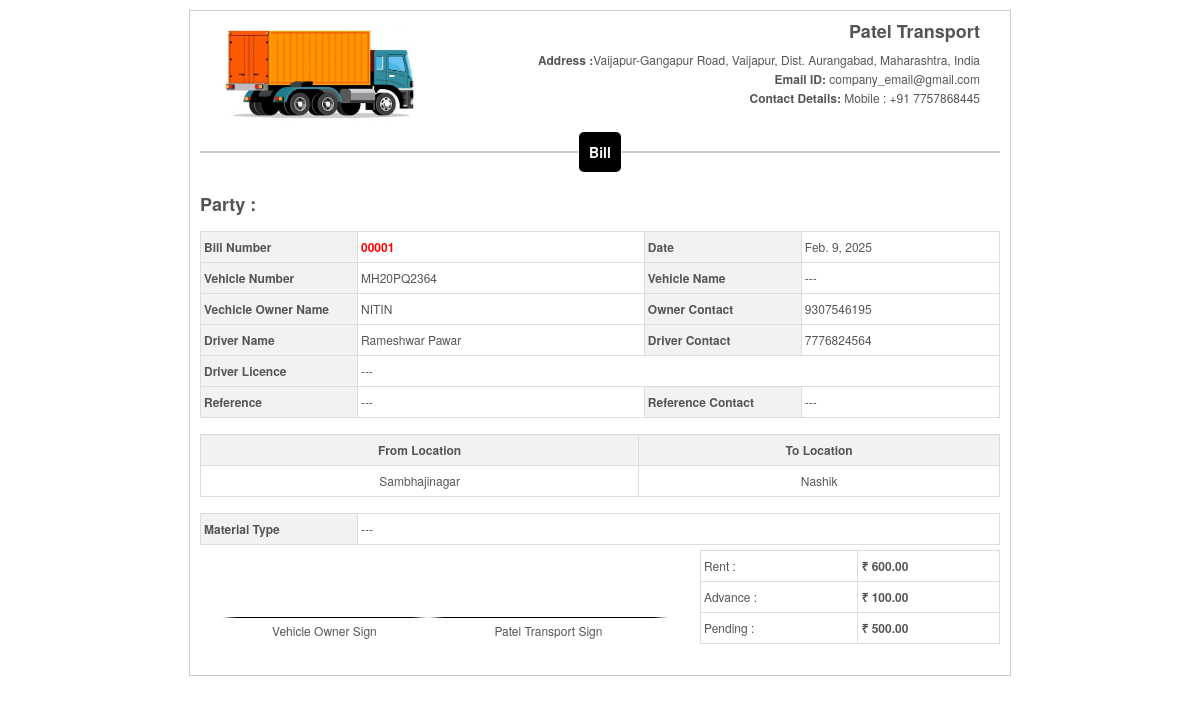
Before: /software/print_bill/1 with the older database file.
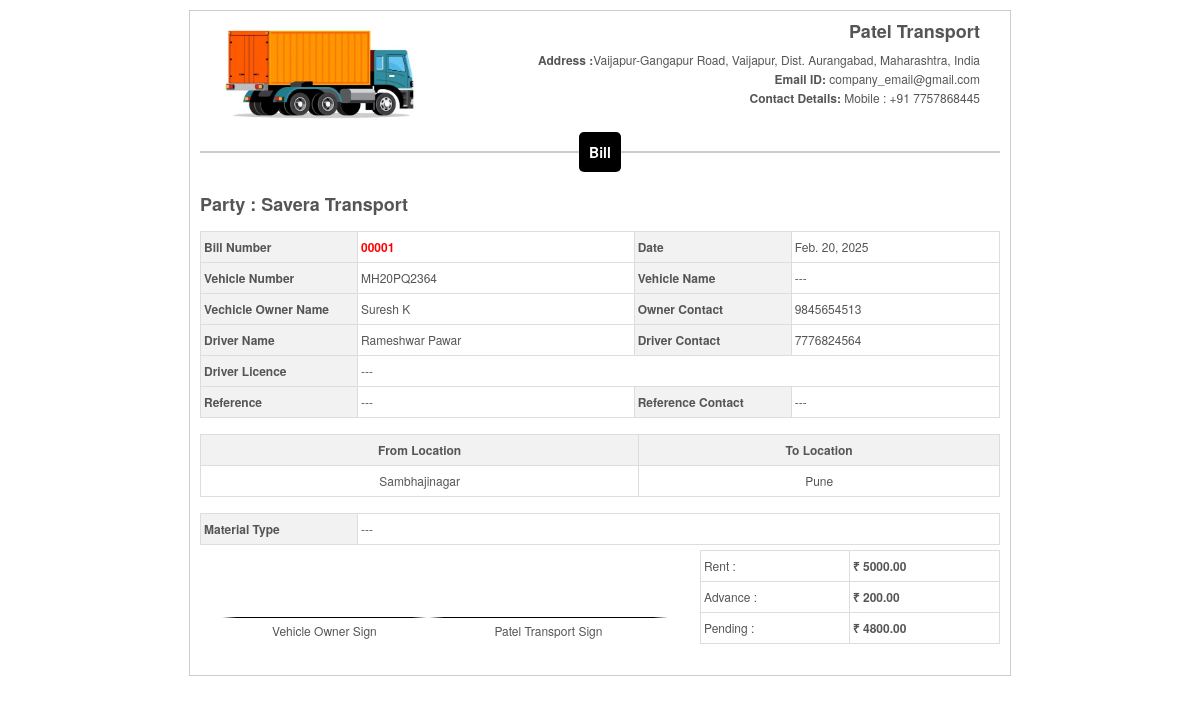
After: the same page with the newer database file.
### Developer/models.py (models this page shows, shortened)
class Bill(models.Model):
    business = models.ForeignKey(Business, on_delete=models.CASCADE, null=True, blank=True)
    bill_number = models.CharField(max_length=10, unique=True, editable=False, db_index=True)
    party = models.ForeignKey(
        'Party', on_delete=models.SET_NULL, related_name='bills', verbose_name="Party Name", null=True, blank=True
    )
    driver = models.ForeignKey(
        'Driver', on_delete=models.SET_NULL, null=True, blank=True, related_name='bills', verbose_name="Driver"
    )
    vehicle = models.ForeignKey(
        'Vehicle', on_delete=models.CASCADE,  related_name='bills', verbose_name="Vehicle"
    )
    reference = models.ForeignKey(
        'VehicleOwner', on_delete=models.SET_NULL, null=True, blank=True, related_name='referenced_bills', verbose_name="Referenced By"
    )
    from_location = models.CharField(max_length=255, verbose_name="From Location")
    to_location = models.CharField(max_length=255, verbose_name="To Location")
    material_type = models.CharField(max_length=255, null=True, blank=True, verbose_name="Type of Material")
    rent_amount = models.DecimalField(max_digits=10, decimal_places=0, verbose_name="Rent Amount")
    advance_amount = models.DecimalField(max_digits=10, decimal_places=0, verbose_name="Advance Amount")
    pending_amount = models.DecimalField(max_digits=10, decimal_places=0, default=0, verbose_name="Pending Amount")
    commission = models.DecimalField(max_digits=10, decimal_places=0, null=True, blank=True,default=0,  verbose_name="Commission")
    commission_charge = models.DecimalField(max_digits=10, decimal_places=0, null=True, blank=True,default=0,  verbose_name="Commission Amount")
    commission_received = models.DecimalField(max_digits=10, decimal_places=0, null=True, blank=True,default=0,  verbose_name="Commission Received")
    commission_pending = models.DecimalField(max_digits=10, decimal_places=0, null=True, blank=True,default=0,  verbose_name="Commission Pending")
    notes = models.TextField(null=True, blank=True, verbose_name="Additional Notes")
    bill_date = models.DateField(verbose_name="Bill Date")
    commission_received_date = models.DateField(null=True, blank=True, verbose_name="Commission Received Date")
    class Meta:
        ordering = ['-bill_date']

class Vehicle(models.Model):
    owner = models.ForeignKey(VehicleOwner, on_delete=models.CASCADE, null=True, blank=True)
    business = models.ForeignKey(Business, on_delete=models.CASCADE, null=True, blank=True)
    vehicle_number = models.CharField(max_length=20, unique=True)  # License plate number
    vehicle_name = models.CharField(max_length=100, null=True, blank=True)
    model_name = models.CharField(max_length=255, null=True, blank=True)
    notes = models.TextField(null=True, blank=True)
    document1 = models.FileField(upload_to='vehicle_documents/', null=True, blank=True)
    document2 = models.FileField(upload_to='vehicle_documents/', null=True, blank=True)
    created_at = models.DateTimeField(auto_now_add=True)
    updated_at = models.DateTimeField(auto_now=True)

class VehicleOwner(models.Model):
    business = models.ForeignKey(Business, on_delete=models.CASCADE,null=True, blank=True)
    owner_name = models.CharField(max_length=255)
    owner_mobile_number = models.CharField(max_length=15)
    owner_alternate_mobile_number = models.CharField(max_length=15, null=True, blank=True)
    pan_card = models.FileField(upload_to='vehicle_owner_documents/pan_cards/', null=True, blank=True)
    adhar_card = models.FileField(upload_to='vehicle_owner_documents/adhar_cards/', null=True, blank=True)
    document1 = models.FileField(upload_to='vehicle_owner_documents/other_documents/', null=True, blank=True)
    document2 = models.FileField(upload_to='vehicle_owner_documents/other_documents/', null=True, blank=True)
    created_at = models.DateTimeField(auto_now_add=True)
    updated_at = models.DateTimeField(auto_now=True)

class Driver(models.Model):
    business = models.ForeignKey(Business, on_delete=models.CASCADE, null=True, blank=True)
    driver_name = models.CharField(max_length=255)
    licence = models.FileField(upload_to='driver_documents/licence/', null=True, blank=True)
    adhar_card = models.FileField(upload_to='driver_documents/adhar_cards/', null=True, blank=True)
    document1 = models.FileField(upload_to='party_documents/other_documents/', null=True, blank=True)
    document2 = models.FileField(upload_to='party_documents/other_documents/', null=True, blank=True)
    profile_photo = models.ImageField(upload_to='driver_documents/profile_photos/', null=True, blank=True)
    mobile = models.CharField(max_length=15, null=True, blank=True)
    alternate_mobile = models.CharField(max_length=15, null=True, blank=True)
    created_at = models.DateTimeField(auto_now_add=True)
    updated_at = models.DateTimeField(auto_now=True)

class Party(models.Model):
    business = models.ForeignKey(Business, on_delete=models.CASCADE, null=True, blank=True)
    name = models.CharField(max_length=255)  # Party name
    gst_no = models.CharField(max_length=15, unique=True, null=True, blank=True, verbose_name="GST Number")
    pan_card = models.FileField(upload_to='party_documents/pan_cards/', null=True, blank=True)
    adhar_card = models.FileField(upload_to='party_documents/adhar_cards/', null=True, blank=True)
    document1 = models.FileField(upload_to='party_documents/other_documents/', null=True, blank=True)
    document2 = models.FileField(upload_to='party_documents/other_documents/', null=True, blank=True)
    mobile = models.CharField(max_length=15, null=True, blank=True)
    alternate_mobile = models.CharField(max_length=15, null=True, blank=True)
    created_at = models.DateTimeField(auto_now_add=True)
    updated_at = models.DateTimeField(auto_now=True)

### Software/views.py (the view)
# urls.py: path('print_bill/<int:id>', print_bill, name='software_print_bill'),
def print_bill(request, id):
    bill = get_object_or_404(Bill, id=id)
    return render(request, 'software_print_bill.html', {'bill':bill})

### Software/templates/software_print_bill.html (shortened to what this page needs)
<!DOCTYPE html>
<html lang="en">
{% load static %}
<head>
    <link rel="stylesheet" href="{% static 'assets/css/materialdesignicons.min.css' %}">
</head>
<body>
    <div class="bill">
        <div class="company-details">
            <div class="logo">
                <img src="{% static 'img/bill_logo.jpg' %}" alt="Company Logo" style="width: 200px;">
            </div>
            <div class="info">
                <h1>Patel Transport</h1>
                <p  ><b>Address :</b>Vaijapur-Gangapur Road, Vaijapur, Dist. Aurangabad, Maharashtra, India</p>
                <p style="margin-top:-10px;"><b>Email ID:</b> company_email@gmail.com</p>
                <p style="margin-top:-10px;"><b>Contact Details:</b> Mobile : +91 7757868445</p>
            </div>
        </div>
        <div class="bill_details">
            <center>
                <span class="bill-title">Bill</span>
            </center>
            <table class="bill-table">
                <tbody>
                        <h2>Party : {{ bill.party.name }}</h2>
                    <tr>
                        <th style="width: 150px;">Bill Number</th>
                        <td><b style="color:red;">{{ bill.bill_number }}</b></td>
                        <th>Date</th>
                        <td>
                            {{ bill.bill_date }}
                        </td>
                    </tr>
                    <tr>
                        <th style="width: 150px;">Vehicle Number</th>
                        <td>{{ bill.vehicle.vehicle_number }} </td>
                        <th style="width: 150px;">Vehicle Name</th>
                        <td>{% if bill.vehicle.vehicle_name %}{{ bill.vehicle.vehicle_name }} {% else %} --- {% endif %}  </td>
                    </tr>
                    <tr>
                        <th style="width: 150px;">Vechicle Owner Name</th>
                        <td>{% if bill.vehicle.owner.owner_name %}{{ bill.vehicle.owner.owner_name }} {% else %} --- {% endif %}</td>
                        <th>Owner Contact</th>
                        <td>{% if bill.vehicle.owner.owner_mobile_number %}{{ bill.vehicle.owner.owner_mobile_number }} {% else %} --- {% endif %}</td>
                    </tr>
                    <tr>
                        <th style="width: 150px;">Driver Name</th>
                        <td>{% if bill.driver.driver_name %}{{ bill.driver.driver_name }} {% else %} --- {% endif %}</td>
                        <th>Driver Contact</th>
                        <td>{% if bill.driver.mobile %}{{ bill.driver.mobile }} {% else %} --- {% endif %}</td>
                    </tr>
                    <tr>
                        <th style="width: 150px;">Driver Licence</th>
                        <td colspan="3">{% if bill.driver.licence_number %}{{ bill.driver.licence_number }} {% else %} --- {% endif %}</td>
                    </tr>
                    <tr>
                        <th style="width: 150px;">Reference</th>
                        <td>{% if bill.reference.owner_name %}{{ bill.reference.owner_name }} {% else %} --- {% endif %}</td>
                        <th>Reference Contact</th>
                        <td>{% if bill.reference.owner_mobile_number %}{{ bill.reference.owner_mobile_number }} {% else %} --- {% endif %}</td>
                    </tr>
                </tbody>
            </table>
        </div>
        <hr style="border:2px solid white;">
        <table class="bill-table" border="1" style="width:100%;">
            <thead>
                <tr><b>
                    <th style="text-align:center;" rowspan="2" style="width:10%">From Location</th>
                    <th style="text-align:center;" rowspan="2" style="width:30%">To Location</th>
                </b></tr>
            </thead>
            <tbody>
                <tr>
                    <td style="text-align:center;">{{bill.from_location}}</td>
                    <td style="text-align:center;"> {{bill.to_location}}</td>
                </tr>
            </tbody>
        </table>
        <hr style="border:2px solid white;">
        <table class="bill-table">
            <tbody>
                <tr>
                    <th style="width: 150px;">Material Type</th>
                    <td colspan="3">{% if bill.material_type %}{{ bill.material_type }} {% else %} --- {% endif %}</td>
                </tr>
            </tbody>
        </table>
        <div style="display:flex; flex-direction:row;">
            <div style="width:60%; margin-top: 70px; margin-left: 20px;margin-Right: 30px;">
                    <div class="">
                         <table style="width:100%">
                            <tr>
                                <td style="border-top:1px solid black; text-align: center; border-left:15px solid white;border-right:15px solid white; width:20px" >Vehicle Owner Sign</td>
                                <td style="border-top:1px solid black; text-align: center; border-left:15px solid white;border-right:15px solid white; width:20px" >Patel Transport Sign</td>
                            </tr>
                         </table>
                </div>
            </div>
            <div style="width:40%;">
                <table class="bill-table" border="1" style="width:100%;">
                    <tbody>
                        <tr>
                            <td style="text-align:left;">Rent : </td>
                            <td style="text-align:left;"><b>&#8377;  {{ bill.rent_amount }}.00</b></td>
                        </tr>
                        <tr>
                            <td style="text-align:left;">Advance : </td>
                            <td style="text-align:left;"><b>&#8377;  {{ bill.advance_amount }}.00</b></td>
                        </tr>
                        <tr>
                            <td style="text-align:left;">Pending : </td>
                            <td style="text-align:left;"><b>&#8377;  {{ bill.pending_amount }}.00</b></td>
                        </tr>
                    </tbody>
                </table>
            </div>
            <br>
            <br>
            <br>
            <br>
            <br>
        </div>
    </div>
</body>
</html>

### Software/templates/software_print_bill.html (style rules this page uses)
body { margin: 10px; }
.bill { padding: 10px; border: 1px solid #ccc; max-width: 800px; margin: auto; font-size: 12px; line-height: 24px; font-family: 'Helvetica Neue', 'Helvetica', Helvetica, Arial, sans-serif; color: #555; }
.bill-table { width: 100%; border-collapse: collapse; margin-top: 5px; }
.bill-table th, .bill-table td { border: 1px solid #ddd; padding: 3px; text-align: left; }
.bill-table th, .table-footer { background-color: #f2f2f2; }
.company-details { display: flex; justify-content: space-between; padding: 20px; border-bottom: 2px solid #ccc; }
.logo img { max-width: 240px; max-height: 240px; }
.info { text-align: right; }
.info h1 { margin: 0; font-size: 1.5em; }
.info p { margin: 5px 0; font-size: 1em; color: #555; }
.bill-title { background-color: black; color: white; padding: 10px; border-radius: 5px; font-weight: bold; font-size: 14px; position: relative; top: -13px; }

Changed rows visible on the page:
changed Bill "Sambhajinagar": party.name (not shown) → "Savera Transport"; bill_date "Feb. 9, 2025" → "Feb. 20, 2025"; vehicle.owner.owner_name "NITIN" → "Suresh K"; vehicle.owner.owner_mobile_number "9307546195" → "9845654513"; to_location "Nashik" → "Pune"; rent_amount "600" → "5000"; advance_amount "100" → "200"; pending_amount "500" → "4800"
